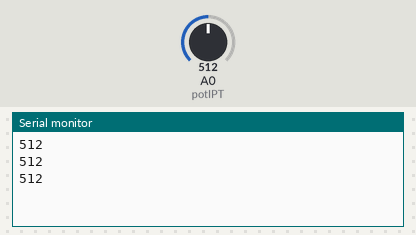
Bench run of a sketch on a simulated Arduino Uno, built with avr-gcc and run on an emulated ATmega328P. Parts: the last lines printed to the serial monitor. The test bench sets the inputs (shaded band); at power-on: A0 (potIPT) = 512.

Above: at 1.3 s.
1.4 s: A0 (potIPT) set to 716
At 1.9 s:
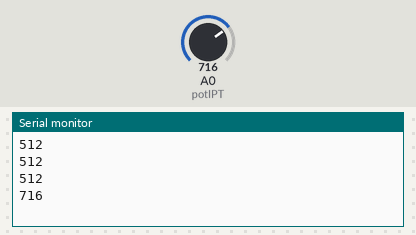
2.9 s: A0 (potIPT) set to 900
At 3.4 s:
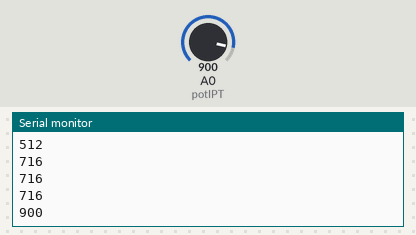
Timing chart, 0 to 5.9 s (numbered marks = the images above; inputs shaded):
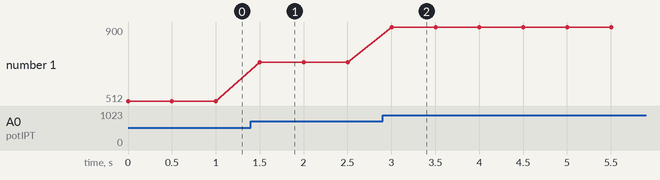

The sketch:

PotRead.ino
```cpp
int potIPT = A0;
int val = 0;

void setup() {
  // setup serial at 9600 baud
  Serial.begin(9600);
}

// the loop function runs over and over again forever
void loop() {
  val = analogRead(potIPT);     // read the input pin
  Serial.println(val);             // debug value
  // wait half a second
  delay(500);
}
```

Measured:
- after the input at 1.4 s, the serial monitor: prints a new line after 0.10 s (image 1)
- after the input at 2.9 s, the serial monitor: prints a new line after 0.10 s (image 2)
- plotted number 1: 512 → 716 after the input at 1.4 s, 716 → 900 after the input at 2.9 s
